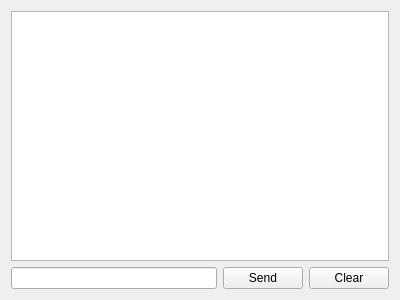
<?xml version="1.0" encoding="UTF-8"?>
<ui version="4.0">
 <class>ConsoleWidget</class>
 <widget class="QWidget" name="ConsoleWidget">
  <property name="geometry">
   <rect>
    <x>0</x>
    <y>0</y>
    <width>400</width>
    <height>300</height>
   </rect>
  </property>
  <property name="windowTitle">
   <string>Form</string>
  </property>
  <layout class="QGridLayout" name="gridLayout">
   <item row="2" column="0">
    <widget class="QLineEdit" name="input">
     <property name="sizePolicy">
      <sizepolicy hsizetype="MinimumExpanding" vsizetype="Fixed">
       <horstretch>0</horstretch>
       <verstretch>0</verstretch>
      </sizepolicy>
     </property>
     <property name="focusPolicy">
      <enum>Qt::StrongFocus</enum>
     </property>
    </widget>
   </item>
   <item row="2" column="1">
    <widget class="QPushButton" name="button_send">
     <property name="focusPolicy">
      <enum>Qt::NoFocus</enum>
     </property>
     <property name="text">
      <string>Send</string>
     </property>
    </widget>
   </item>
   <item row="2" column="2">
    <widget class="QPushButton" name="button_clear">
     <property name="focusPolicy">
      <enum>Qt::NoFocus</enum>
     </property>
     <property name="text">
      <string>Clear</string>
     </property>
     <property name="shortcut">
      <string>Ctrl+L</string>
     </property>
    </widget>
   </item>
   <item row="0" column="0" colspan="3">
    <layout class="QHBoxLayout" name="view">
     <item>
      <widget class="QPlainTextEdit" name="output">
       <property name="sizePolicy">
        <sizepolicy hsizetype="MinimumExpanding" vsizetype="Expanding">
         <horstretch>0</horstretch>
         <verstretch>0</verstretch>
        </sizepolicy>
       </property>
       <property name="focusPolicy">
        <enum>Qt::ClickFocus</enum>
       </property>
       <property name="readOnly">
        <bool>true</bool>
       </property>
      </widget>
     </item>
    </layout>
   </item>
  </layout>
 </widget>
 <resources/>
 <connections/>
</ui>
